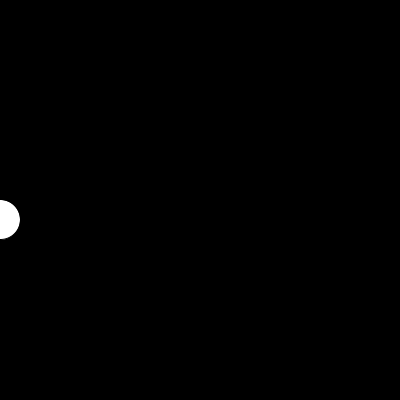
Frame 1 (no input)
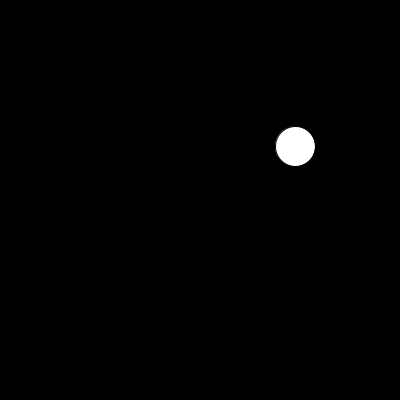
Frame 60 (the mouse pressed at the canvas centre just before this capture)
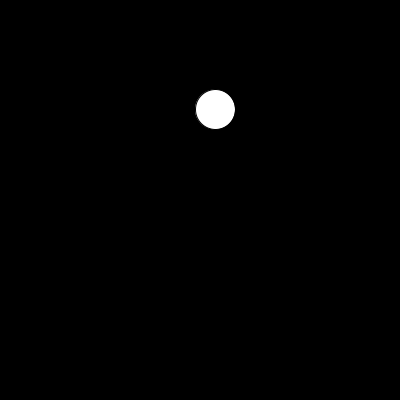
Frame 120 (the mouse held since frame 60 and released just before this capture)

The Processing sketch that drew these frames (run headless with seeded random() and noise(); from frame 60 on, the mouse is pressed at the canvas centre):

// Processing sketch: processing_70202
// ── processing_70202.pde

float rad;
float xPos, yPos;
float yChange;
boolean totheleft;
 
 
void setup() {
  size(400, 400);
 
  rad = 100;
 
  yPos = height/2;
  totheleft = false;
}
 
void draw() {
  background(0);
  yChange = sin(frameCount * 0.2) * rad;
  ellipse (xPos, yPos + yChange, 40, 40);

  if (totheleft==false) {
    xPos=xPos+5;
  
    if (xPos>400) {
      totheleft=true;
    }
  }
  
  
  else {
    xPos=xPos-5;
    if (xPos<0) {
      totheleft=false;
    }
  }
}
